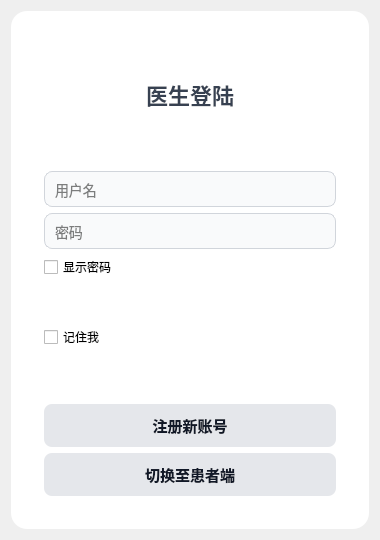
<?xml version="1.0" encoding="UTF-8"?>
<ui version="4.0">
 <class>DoctorLoginForm</class>
 <widget class="QWidget" name="DoctorLoginForm">
  <property name="geometry">
   <rect>
    <x>0</x>
    <y>0</y>
    <width>380</width>
    <height>534</height>
   </rect>
  </property>
  <property name="windowTitle">
   <string>Login</string>
  </property>
  <layout class="QVBoxLayout" name="verticalLayout">
   <item>
    <spacer name="verticalSpacer_top">
     <property name="orientation">
      <enum>Qt::Orientation::Vertical</enum>
     </property>
     <property name="sizeHint" stdset="0">
      <size>
       <width>20</width>
       <height>20</height>
      </size>
     </property>
    </spacer>
   </item>
   <item>
    <widget class="QFrame" name="loginFrame">
    <property name="styleSheet">
     <string notr="true">
       QFrame {
           background: #ffffff;
           border-radius: 16px;
           padding: 24px;
       }
       QLabel {
           font-size: 14px;
           color: #374151;
       }
       QLineEdit {
           border: 1px solid #d1d5db;
           border-radius: 8px;
           padding: 8px;
           font-size: 14px;
           background: #f9fafb;
       }
       QLineEdit:focus {
           border: 1px solid #06b6d4;   /* changed */
           background: #ffffff;
       }
       QPushButton {
           border: none;
           border-radius: 8px;
           padding: 10px;
           font-size: 15px;
           font-weight: bold;
       }
       QLineEdit, QCheckBox {
           color: black;
       }
       #loginButton {
           background-color: qlineargradient(x1:0, y1:0, x2:1, y2:0,
                                            stop:0 #06b6d4, stop:1 #0e7490);  /* changed */
           color: white;
       }
       #loginButton:hover {
           background-color: #0c4a6e;  /* changed */
       }
       #signUpButton, #patientLoginButton {
           background: #e5e7eb;
           color: #111827;
       }
       #signUpButton:hover, #patientLoginButton:hover {
           background: #d1d5db;
       }
       #forgotPasswordLabel {
           color: #06b6d4;   /* changed */
           font-size: 12px;
       }
       #forgotPasswordLabel:hover {
           text-decoration: underline;
       }
     </string>
    </property>
     <layout class="QVBoxLayout" name="formLayout" stretch="0,0,0,0,0,0,0,0,0,0">
      <item>
       <widget class="QLabel" name="titleLabel">
        <property name="styleSheet">
         <string notr="true">font-size:22px; font-weight:bold; margin:10px 0;</string>
        </property>
        <property name="text">
         <string>医生登陆</string>
        </property>
        <property name="alignment">
         <set>Qt::AlignmentFlag::AlignCenter</set>
        </property>
       </widget>
      </item>
      <item>
       <widget class="QLabel" name="warningLabel">
        <property name="styleSheet">
         <string notr="true">
            color: red;
            font-size: 12px;
            margin: 0px;
            padding: 0px;
         </string>
        </property>
        <property name="text">
         <string/>
        </property>
       </widget>
      </item>
      <item>
       <widget class="QLineEdit" name="usernameEdit">
        <property name="placeholderText">
         <string>用户名</string>
        </property>
       </widget>
      </item>
      <item>
       <widget class="QLineEdit" name="passwordEdit">
        <property name="echoMode">
         <enum>QLineEdit::EchoMode::Password</enum>
        </property>
        <property name="placeholderText">
         <string>密码</string>
        </property>
       </widget>
      </item>
      <item>
       <widget class="QCheckBox" name="showPasswordCheckBox">
        <property name="text">
         <string>显示密码</string>
        </property>
       </widget>
      </item>
      <item>
       <widget class="QLabel" name="emptyLabel">
        <property name="styleSheet">
         <string notr="true">
            margin: 0px;
            margin-bottom: 20px;
            padding: 0px;
            color: #3b82f6;
            font-size: 12px;
           </string>
        </property>
        <property name="text">
         <string/>
        </property>
        <property name="alignment">
         <set>Qt::AlignmentFlag::AlignRight</set>
        </property>
       </widget>
      </item>
      <item>
       <widget class="QCheckBox" name="rememberCheckBox">
        <property name="text">
         <string>记住我</string>
        </property>
       </widget>
      </item>
      <item>
       <widget class="QPushButton" name="loginButton">
        <property name="text">
         <string>登陆</string>
        </property>
       </widget>
      </item>
      <item>
       <widget class="QPushButton" name="signUpButton">
        <property name="text">
         <string>注册新账号</string>
        </property>
       </widget>
      </item>
      <item>
       <widget class="QPushButton" name="patientLoginButton">
        <property name="text">
         <string>切换至患者端</string>
        </property>
       </widget>
      </item>
     </layout>
    </widget>
   </item>
   <item>
    <spacer name="verticalSpacer_bottom">
     <property name="orientation">
      <enum>Qt::Orientation::Vertical</enum>
     </property>
     <property name="sizeHint" stdset="0">
      <size>
       <width>20</width>
       <height>40</height>
      </size>
     </property>
    </spacer>
   </item>
  </layout>
 </widget>
 <resources/>
 <connections/>
</ui>
